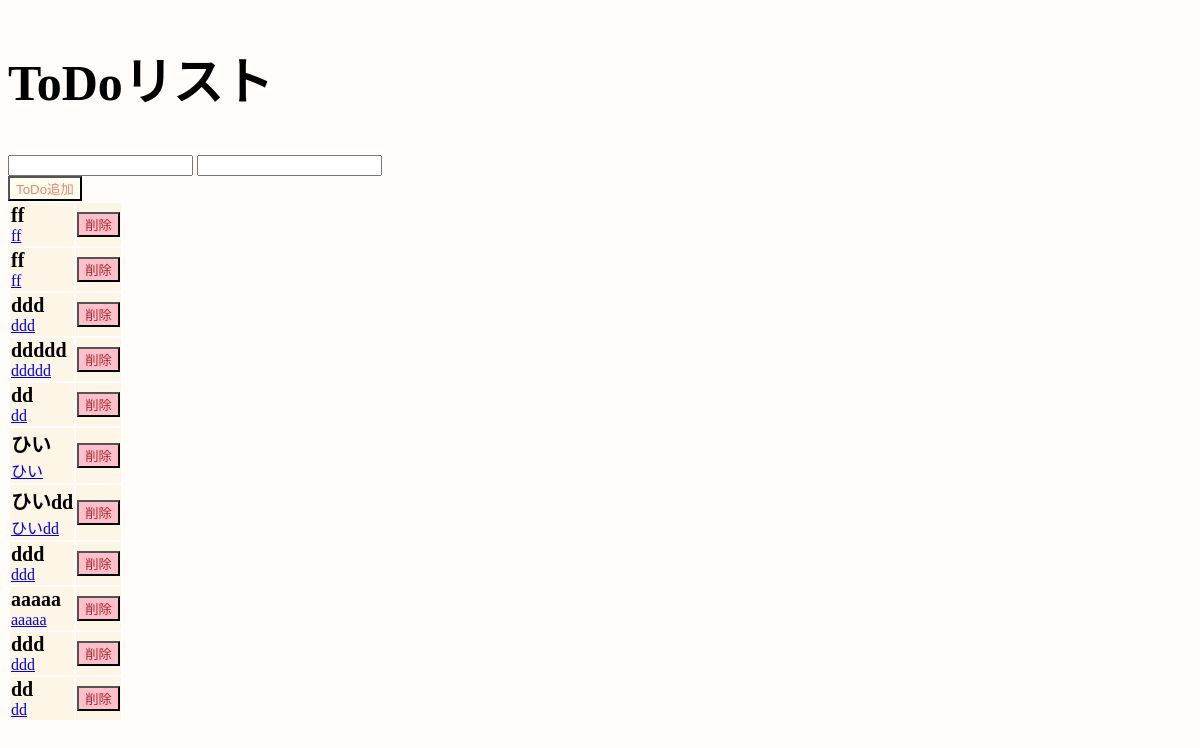
/todo/, run on the app's committed database.
### todo/models.py (models this page shows)
class Post(models.Model):
    message = models.CharField(
        max_length=100,
        verbose_name="タスク",
    )
    link = models.CharField(
        max_length=100,
        verbose_name="リンク",
    )
    created_date = models.DateTimeField(
        auto_now_add=True,
        verbose_name="登録日時",
        )

### todo/views.py (the view)
# urls.py: path('', views.IndexView.as_view(), name='index'),
def index(req):
    posts = Post.objects.all()
    form = PostForm()
    context = {'posts': posts, 'form': form, }
    return render(req, 'todo/index.html', context)

### todo/forms.py
class PostForm(forms.ModelForm):
    class Meta:
        model = Post
        fields = ('message', 'link')

### todo/templates/todo/index.html (shortened to what this page needs)
{% load static %}
<!DOCTYPE html>
<html>
    <head>
            <link rel="stylesheet" href="https://unpkg.com/karma-css@latest/dist/karma.min.css">
            <link rel="stylesheet"
            href="{% static 'css/todo.css' %}" >
    </head>
    <body>
        <div class="container">
            <h2>ToDoリスト</h2>
            <form action="{% url 'add' %}" method="post">
                <div class="text">
                        {{ form.message }}
                        {{ form.link }}
                </div>
                <div class="form-group">
                    <button type="submit" class="button">
                        ToDo追加
                    </button>
                </div>
            </form>
            <table class="todo list table">
                <tbody>
                    {% for post in posts %}
                        <tr>
                            <td>
                                <div class="message">{{ post.message }}</div>
                                <a href={{post.link}}>{{ post.message }}</a>
                            </td>
                            <td>
                                <form action="{% url 'delete' post.id %}" method="post">
                                    <button class="button del">削除</button>
                                </form>
                            </td>
                        </tr>
                    {% endfor %}
                </tbody>
            </table>
        </div>
    </body>
</html>

### todo/templates/todo/static/css/todo.css (style rules this page uses)
h2 { font-size: 50px; color: #000000; font-weight: 800; font-family: Impact; }
body { background: #fffcf9; }
td { border-top-width: 3px; border-top-color: #ffe0c1; background: #fdf5e6; }
.message { font-size: 20px; font-weight: 600; }
.button { color: #fa8072; background: #fffff0; }
.del { color: #a52a2a; background: #ffc0cb; }

### data on the page
Post: message "ff"
Post: message "ff"
Post: message "ddd"
Post: message "ddddd"
Post: message "dd"
Post: message "ひい"
Post: message "ひいdd"
Post: message "ddd"
Post: message "aaaaa"
Post: message "ddd"
Post: message "dd"
